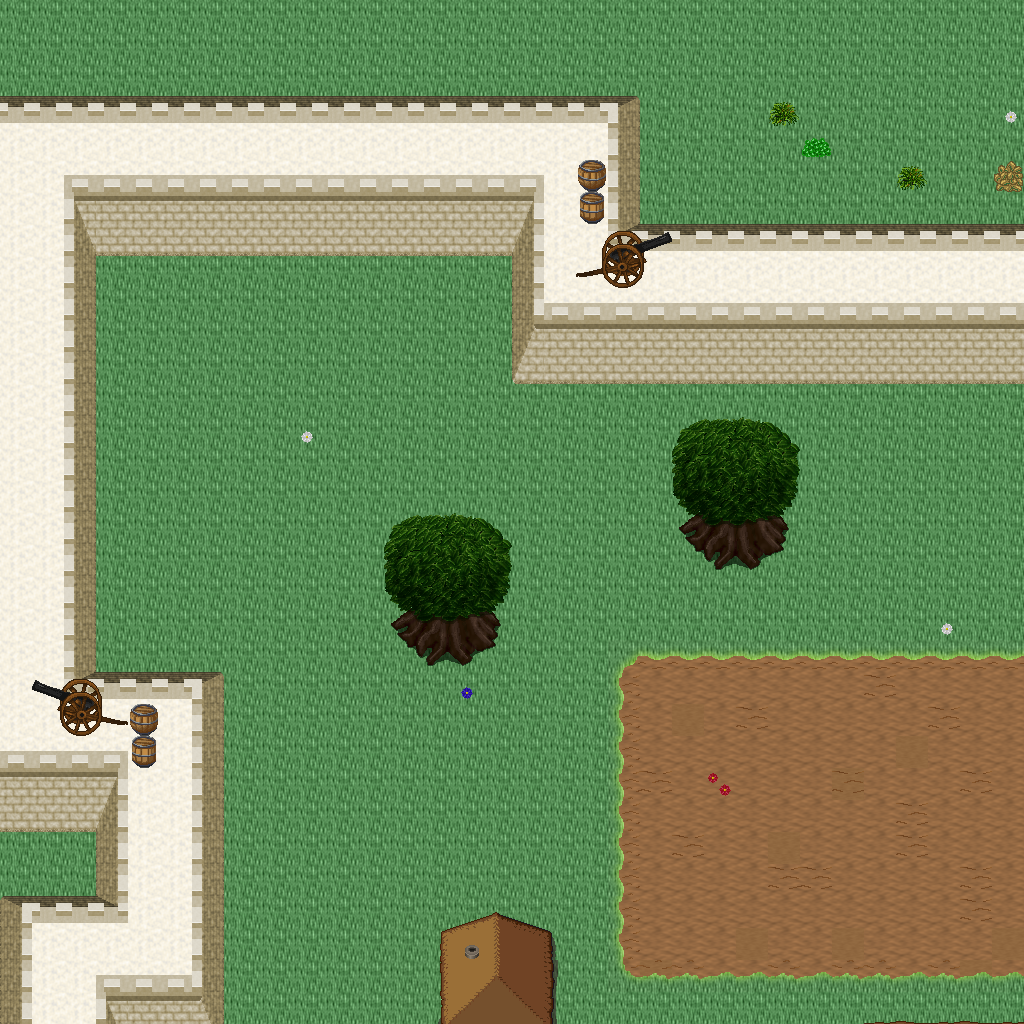

Below is a game level as drawn by its tile map, then a one-line description and the .tmx that defines it (tile-layer data replaced by summaries):
An orthogonal 32x32 tile map with 32x32 px tiles, 5 tile layers (Ground, Objects, Objects2, Above, ...), 1 hidden layer not drawn, 46 tilesets.

<map version="1.10" tiledversion="1.11.0" orientation="orthogonal" renderorder="right-down" width="32" height="32" tilewidth="32" tileheight="32" infinite="0" nextlayerid="11" nextobjectid="1">
 <tileset firstgid="1" name="logic_collision" tilewidth="32" tileheight="32" tilecount="1" columns="1">
  <image source="../drawable/logic_collision.png" width="32" height="32" />
 </tileset>
 <tileset firstgid="2" name="ground_ground" tilewidth="32" tileheight="32" tilecount="33" columns="3">
  <image source="../drawable/ground_ground.png" width="96" height="352" />
 </tileset>
 <tileset firstgid="35" name="building_castle" tilewidth="32" tileheight="32" tilecount="320" columns="20">
  <image source="../drawable/building_castle.png" width="640" height="512" />
 </tileset>
 <tileset firstgid="355" name="item_weapon_cannon" tilewidth="32" tileheight="32" tilecount="12" columns="3">
  <image source="../drawable/item_weapon_cannon.png" width="96" height="128" />
 </tileset>
 <tileset firstgid="367" name="item_pot_barrels_1" tilewidth="32" tileheight="32" tilecount="8" columns="4">
  <image source="../drawable/item_pot_barrels_1.png" width="128" height="64" />
 </tileset>
 <tileset firstgid="375" name="plant_tree_tree_darkgreen" tilewidth="32" tileheight="32" tilecount="88" columns="8">
  <image source="../drawable/plant_tree_tree_darkgreen.png" width="256" height="352" />
 </tileset>
 <tileset firstgid="463" name="building_decoration_chimney_big" tilewidth="32" tileheight="32" tilecount="2" columns="1">
  <image source="../drawable/building_decoration_chimney_big.png" width="32" height="64" />
 </tileset>
 <tileset firstgid="465" name="building_door_door" tilewidth="32" tileheight="32" tilecount="6" columns="3">
  <image source="../drawable/building_door_door.png" width="96" height="64" />
 </tileset>
 <tileset firstgid="471" name="building_door_closed" tilewidth="32" tileheight="32" tilecount="1" columns="1">
  <image source="../drawable/building_door_closed.png" width="32" height="32" />
 </tileset>
 <tileset firstgid="472" name="building_window_window_centered" tilewidth="32" tileheight="32" tilecount="1" columns="1">
  <image source="../drawable/building_window_window_centered.png" width="32" height="32" />
 </tileset>
 <tileset firstgid="473" name="plant_bush_bushes" tilewidth="32" tileheight="32" tilecount="10" columns="5">
  <image source="../drawable/plant_bush_bushes.png" width="160" height="64" />
 </tileset>
 <tileset firstgid="483" name="furniture_sink_pale_brown_stone" tilewidth="32" tileheight="32" tilecount="4" columns="2">
  <image source="../drawable/furniture_sink_pale_brown_stone.png" width="64" height="64" />
 </tileset>
 <tileset firstgid="487" name="logic_item_sheepfood" tilewidth="32" tileheight="32" tilecount="1" columns="1">
  <image source="../drawable/logic_item_sheepfood.png" width="32" height="32" />
 </tileset>
 <tileset firstgid="488" name="logic_creature_sheep" tilewidth="32" tileheight="32" tilecount="1" columns="1">
  <image source="../drawable/logic_creature_sheep.png" width="32" height="32" />
 </tileset>
 <tileset firstgid="489" name="ground_grass_edges" tilewidth="32" tileheight="32" tilecount="36" columns="12">
  <image source="../drawable/ground_grass_edges.png" width="384" height="96" />
 </tileset>
 <tileset firstgid="525" name="ground_grass_corners" tilewidth="32" tileheight="32" tilecount="24" columns="6">
  <image source="../drawable/ground_grass_corners.png" width="192" height="128" />
 </tileset>
 <tileset firstgid="549" name="building_decoration_chimney" tilewidth="32" tileheight="32" tilecount="2" columns="1">
  <image source="../drawable/building_decoration_chimney.png" width="32" height="64" />
 </tileset>
 <tileset firstgid="551" name="plant_tree_taller_trees" tilewidth="32" tileheight="32" tilecount="32" columns="8">
  <image source="../drawable/plant_tree_taller_trees.png" width="256" height="128" />
 </tileset>
 <tileset firstgid="583" name="plant_vine" tilewidth="32" tileheight="32" tilecount="3" columns="1">
  <image source="../drawable/plant_vine.png" width="32" height="96" />
 </tileset>
 <tileset firstgid="586" name="logic_item_fruits" tilewidth="32" tileheight="32" tilecount="16" columns="8">
  <image source="../drawable/logic_item_fruits.png" width="256" height="64" />
 </tileset>
 <tileset firstgid="602" name="logic_item_vegetable" tilewidth="32" tileheight="32" tilecount="16" columns="8">
  <image source="../drawable/logic_item_vegetable.png" width="256" height="64" />
 </tileset>
 <tileset firstgid="618" name="building_fence_fence_chunky" tilewidth="32" tileheight="32" tilecount="21" columns="3">
  <image source="../drawable/building_fence_fence_chunky.png" width="96" height="224" />
 </tileset>
 <tileset firstgid="639" name="furniture_light_lamp_blue" tilewidth="32" tileheight="32" tilecount="3" columns="1">
  <image source="../drawable/furniture_light_lamp_blue.png" width="32" height="96" />
 </tileset>
 <tileset firstgid="642" name="light_dim_light_7x5" tilewidth="32" tileheight="32" tilecount="35" columns="7">
  <image source="../drawable/light_dim_light_7x5.png" width="224" height="160" />
 </tileset>
 <tileset firstgid="677" name="logic_protection" tilewidth="32" tileheight="32" tilecount="2" columns="2">
  <image source="../drawable/logic_protection.png" width="64" height="32" />
 </tileset>
 <tileset firstgid="679" name="logic_item_resources" tilewidth="32" tileheight="32" tilecount="6" columns="6">
  <image source="../drawable/logic_item_resources.png" width="192" height="32" />
 </tileset>
 <tileset firstgid="685" name="logic_item_mushroom" tilewidth="32" tileheight="32" tilecount="6" columns="6">
  <image source="../drawable/logic_item_mushroom.png" width="192" height="32" />
 </tileset>
 <tileset firstgid="691" name="plant_flower_daisy_blue" tilewidth="32" tileheight="32" tilecount="8" columns="2">
  <image source="../drawable/plant_flower_daisy_blue.png" width="64" height="128" />
 </tileset>
 <tileset firstgid="699" name="plant_flower_daisy_red" tilewidth="32" tileheight="32" tilecount="8" columns="2">
  <image source="../drawable/plant_flower_daisy_red.png" width="64" height="128" />
 </tileset>
 <tileset firstgid="707" name="plant_flower_daisy_white" tilewidth="32" tileheight="32" tilecount="8" columns="2">
  <image source="../drawable/plant_flower_daisy_white.png" width="64" height="128" />
 </tileset>
 <tileset firstgid="715" name="plant_flower_daisy_yellow" tilewidth="32" tileheight="32" tilecount="8" columns="2">
  <image source="../drawable/plant_flower_daisy_yellow.png" width="64" height="128" />
 </tileset>
 <tileset firstgid="723" name="logic_creature_animal" tilewidth="32" tileheight="32" tilecount="32" columns="8">
  <image source="../drawable/logic_creature_animal.png" width="256" height="128" />
 </tileset>
 <tileset firstgid="755" name="logic_creature_rodent" tilewidth="32" tileheight="32" tilecount="8" columns="8">
  <image source="../drawable/logic_creature_rodent.png" width="256" height="32" />
 </tileset>
 <tileset firstgid="763" name="item_hen_nest" tilewidth="32" tileheight="32" tilecount="1" columns="1">
  <image source="../drawable/item_hen_nest.png" width="32" height="32" />
 </tileset>
 <tileset firstgid="764" name="logic_item_dairy" tilewidth="32" tileheight="32" tilecount="1" columns="1">
  <image source="../drawable/logic_item_dairy.png" width="32" height="32" />
 </tileset>
 <tileset firstgid="765" name="plant_flower_red_blue_clusters" tilewidth="32" tileheight="32" tilecount="4" columns="1">
  <image source="../drawable/plant_flower_red_blue_clusters.png" width="32" height="128" />
 </tileset>
 <tileset firstgid="769" name="plant_flower_pointed_yellow" tilewidth="32" tileheight="32" tilecount="2" columns="2">
  <image source="../drawable/plant_flower_pointed_yellow.png" width="64" height="32" />
 </tileset>
 <tileset firstgid="771" name="building_decoration_banner" tilewidth="32" tileheight="32" tilecount="12" columns="1">
  <image source="../drawable/building_decoration_banner.png" width="32" height="384" />
 </tileset>
 <tileset firstgid="783" name="logic_creature_fowl" tilewidth="32" tileheight="32" tilecount="6" columns="6">
  <image source="../drawable/logic_creature_fowl.png" width="192" height="32" />
 </tileset>
 <tileset firstgid="789" name="logic_portal" tilewidth="32" tileheight="32" tilecount="24" columns="8">
  <image source="../drawable/logic_portal.png" width="256" height="96" />
 </tileset>
 <tileset firstgid="813" name="building_cottage" tilewidth="32" tileheight="32" tilecount="256" columns="16">
  <image source="../drawable/building_cottage.png" width="512" height="512" />
 </tileset>
 <tileset firstgid="1069" name="building_roof_thatched_roof" tilewidth="32" tileheight="32" tilecount="256" columns="16">
  <image source="../drawable/building_roof_thatched_roof.png" width="512" height="512" />
 </tileset>
 <tileset firstgid="1325" name="building_door_doors" tilewidth="32" tileheight="32" tilecount="256" columns="16">
  <image source="../drawable/building_door_doors.png" width="512" height="512" />
 </tileset>
 <tileset firstgid="1581" name="building_window_windows" tilewidth="32" tileheight="32" tilecount="256" columns="16">
  <image source="../drawable/building_window_windows.png" width="512" height="512" />
 </tileset>
 <tileset firstgid="1837" name="ground_ground_3" tilewidth="32" tileheight="32" tilecount="5" columns="5">
  <image source="../drawable/ground_ground_3.png" width="160" height="32" />
 </tileset>
 <tileset firstgid="1842" name="plant_bush_leafy" tilewidth="32" tileheight="32" tilecount="48" columns="8">
  <image source="../drawable/plant_bush_leafy.png" width="256" height="192" />
 </tileset>
 <layer id="1" name="Ground" width="32" height="32">
  <data>[1024 cells, 1024 non-empty, 12 distinct tile ids]</data>
 </layer>
 <layer id="2" name="Objects" width="32" height="32">
  <data>[1024 cells, 162 non-empty, 33 distinct tile ids]</data>
 </layer>
 <layer id="3" name="Objects2" width="32" height="32">
  <data>[1024 cells, 16 non-empty, 14 distinct tile ids]</data>
 </layer>
 <layer id="4" name="Above" width="32" height="32">
  <data>[1024 cells, 49 non-empty, 34 distinct tile ids]</data>
 </layer>
 <layer id="5" name="Above2" width="32" height="32">
  <data>[1024 cells, 1 non-empty, 1 distinct tile ids]</data>
 </layer>
 <layer id="6" name="Walkable" width="32" height="32" visible="0">
  <data>[1024 cells, 305 non-empty, 1 distinct tile ids]</data>
 </layer>
 <objectgroup id="7" name="Mapevents" />
 <objectgroup id="8" name="Spawn" />
 <objectgroup id="9" name="Keys" />
 <objectgroup id="10" name="Replace" />
</map>
